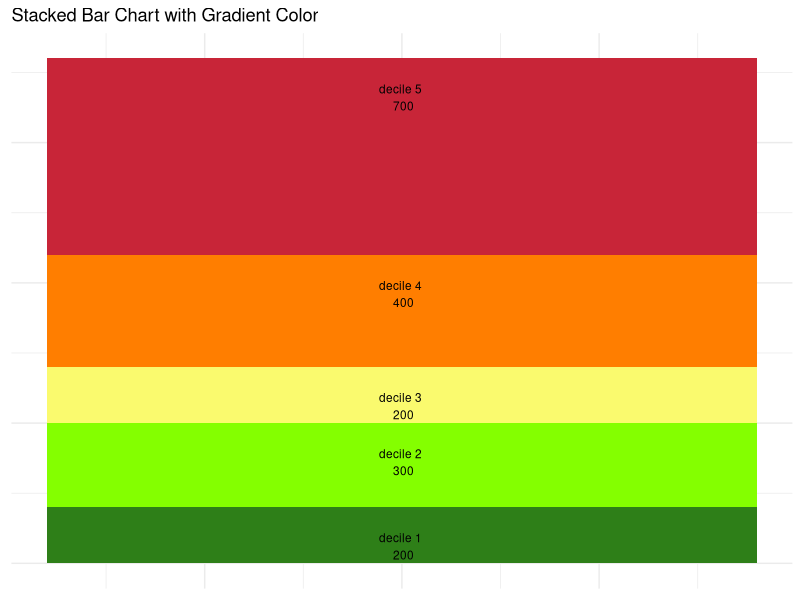

Write R code to recreate this figure.
# Load the ggplot2 library
library(ggplot2)

# Create your data frame
df <- data.frame(value = c(200, 300, 200, 400, 700),
                 group = c("decile 1", "decile 2", "decile 3", "decile 4", "decile 5"))

# Change group to factor and order it from decile 1 to decile 5
df$group <- factor(df$group, levels = c("decile 5", "decile 4", "decile 3", "decile 2", "decile 1"))


# Define a custom color scale from red to green
my_colors <- c("#c82538", "#ff7e00", "#fafa6e", "#84ff00", "#2e7f18")

# Create the stacked bar chart
ggplot(df, aes(x = 1, y = value, fill = group)) +
  geom_bar(stat = "identity") +
  scale_fill_manual(values = my_colors) +
  #coord_flip() +
  theme_minimal() +
  labs(x = NULL, y = NULL , title = "Stacked Bar Chart with Gradient Color") +
  theme(axis.title = element_blank(), axis.text = element_blank(), axis.ticks = element_blank(),
        legend.position = "none") +
  #geom_text(aes(label = paste(group, "\n", value)), vjust = 0.5, size = 4, position = "stack")
  geom_text(aes(label = paste(group, "\n", value)), size = 3, hjust = 0.5, vjust = 2, position = "stack")
  #geom_text(aes(label = group), size = 4, hjust = 0.5, vjust = 3, position = "stack")



